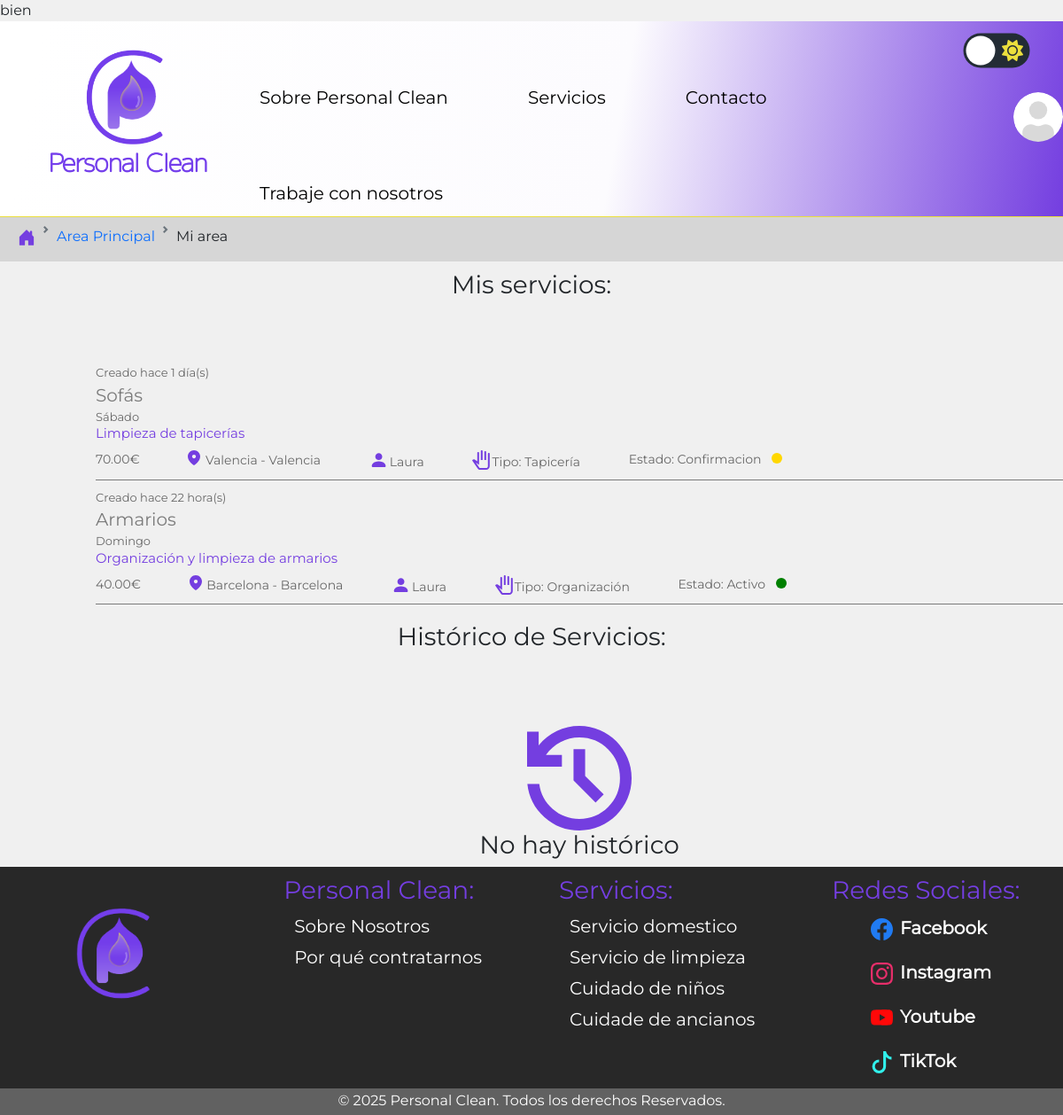
The page /Miarea.php (signed in) on the database as committed earlier.
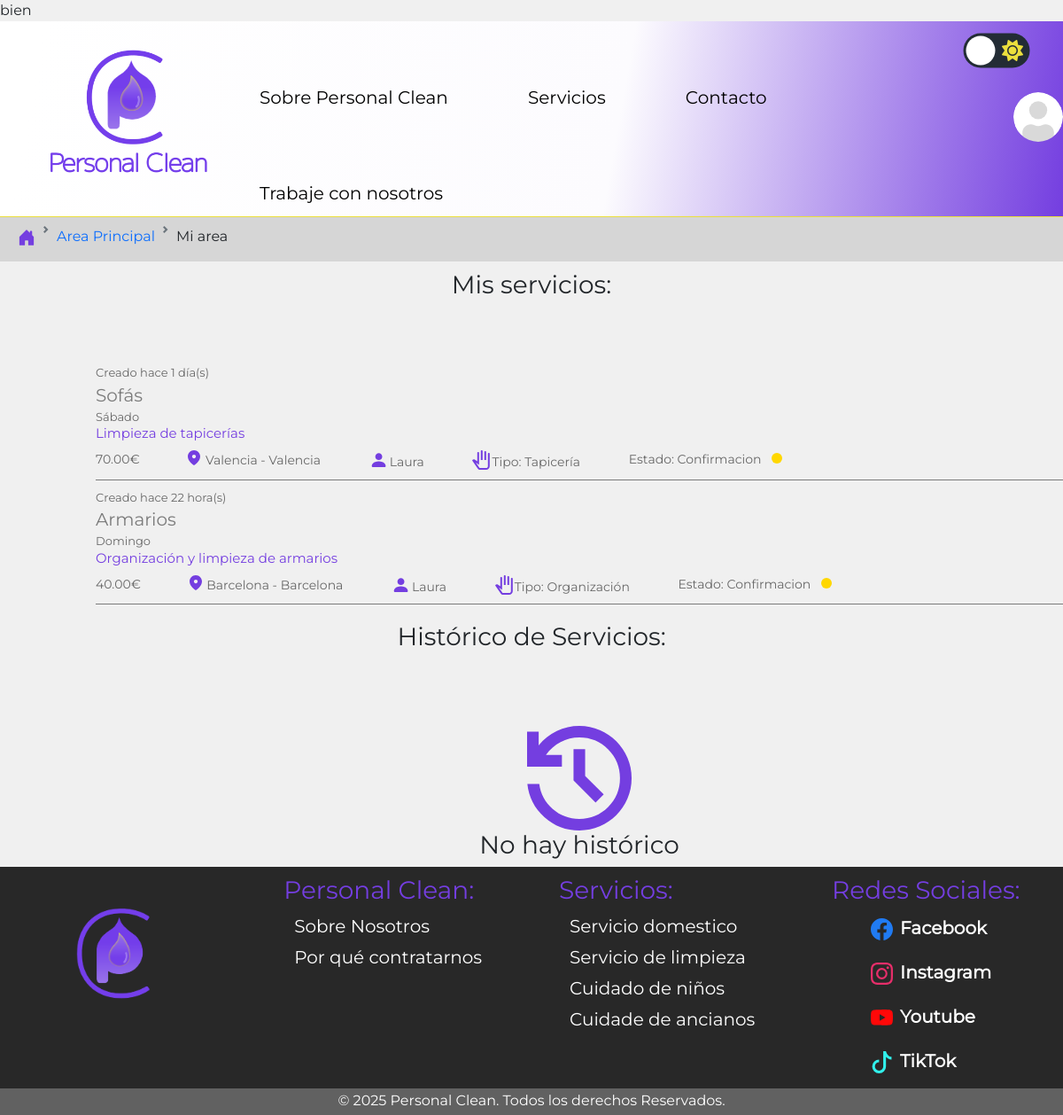
The same page on the database as committed later.
### tables this page shows
CREATE TABLE `servicios` (
  `idServicio` int(11) NOT NULL,
  `idcliente` int(11) NOT NULL,
  `idFuncionario` int(11) DEFAULT NULL,
  `fechaServicio` date NOT NULL,
  `estado` enum('activo','terminado','confirmacion') NOT NULL,
  `titulo` varchar(45) NOT NULL,
  `descripcion` varchar(2000) NOT NULL,
  `tipoServicio` varchar(45) NOT NULL,
  `valor` decimal(5,2) NOT NULL,
  `diaServicio` varchar(45) NOT NULL,
  `direccion` varchar(45) DEFAULT NULL,
  `provincia` varchar(100) DEFAULT NULL,
  `ciudad` varchar(100) DEFAULT NULL,
  `valorado` enum('si','no') DEFAULT 'no'
);

CREATE TABLE `clientes` (
  `idCliente` int(11) NOT NULL,
  `nombre` varchar(255) DEFAULT NULL,
  `apellidos` varchar(255) DEFAULT NULL,
  `email` varchar(255) DEFAULT NULL,
  `contraseña` varchar(255) DEFAULT NULL,
  `telefono` varchar(20) DEFAULT NULL,
  `f_nacimiento` date DEFAULT NULL,
  `foto_perfil` varchar(255) DEFAULT NULL,
  `notaMedia` float DEFAULT NULL,
  `direccion` varchar(255) DEFAULT NULL,
  `provincia` varchar(100) DEFAULT NULL,
  `ciudad` varchar(100) DEFAULT NULL,
  `codigoPostal` varchar(20) DEFAULT NULL
);

### Miarea.php (the view, shortened to what the changed rows need)
<?php
include './assets/ajax/conexionBD.php';
function tiempoTranscurrido($fecha) {
    $ahora = new DateTime();
    $fechaServicio = new DateTime($fecha);
    $diferencia = $ahora->diff($fechaServicio);
    if ($diferencia->y > 0) {
        return $diferencia->y . " año(s)";
    } elseif ($diferencia->m > 0) {
        return $diferencia->m . " mes(es)";
    } elseif ($diferencia->d > 0) {
        return $diferencia->d . " día(s)";
    } elseif ($diferencia->h > 0) {
        return $diferencia->h . " hora(s)";
    } elseif ($diferencia->i > 0) {
        return $diferencia->i . " minuto(s)";
    } else {
        return "Hace instantes";
    }
}
$tipoUsuario = $_SESSION['usuario']['tipo'];
$idUsuario = ($tipoUsuario === 'clientes') ? $_SESSION['usuario']['idCliente'] : $_SESSION['usuario']['idFuncionarios'];
$sqlActivos = "SELECT s.*, c.nombre AS nombre_cliente, f.nombre AS nombre_funcionario
               FROM servicios s
               LEFT JOIN clientes c ON s.idcliente = c.idcliente
               LEFT JOIN funcionarios f ON s.idFuncionario = f.idFuncionarios
               WHERE s.estado IN ('activo', 'confirmacion')
               AND " . ($tipoUsuario === 'clientes' ? "s.idCliente = :idUsuario" : "s.idFuncionario = :idUsuario");
$stmtActivos = $conexion->prepare($sqlActivos);
$stmtActivos->bindValue(':idUsuario', $idUsuario, PDO::PARAM_INT);
$stmtActivos->execute();
$serviciosActivos = $stmtActivos->fetchAll(PDO::FETCH_ASSOC);
?>
<!DOCTYPE html>
<html lang="es">
<head>
     <link href="https://cdn.jsdelivr.net/npm/bootstrap@5.3.0-alpha1/dist/css/bootstrap.min.css" rel="stylesheet" />
    <link href="https://unpkg.com/aos@2.3.1/dist/aos.css" rel="stylesheet" />
    <link rel="stylesheet" href="./assets/estilos.css" />
</head>
<body>
    <?php include_once './assets/headerLogueado.php'; ?>
    <div class="soyPrincipal">
        <div class="listadoGeneral">
            <?php if (!empty($serviciosActivos)): ?>
                <?php foreach ($serviciosActivos as $servicio): ?>
                    <div class="elementoCaja">
                        <p class="elementoCaja-timeinfo">Creado hace <span><?php echo tiempoTranscurrido($servicio['fechaServicio']); ?></span></p>
                        <p class="elementoCaja-tituloServ"><?php echo htmlspecialchars($servicio['titulo']); ?></p>
                        <p class="elementoCaja-timeinfo"><?php echo htmlspecialchars($servicio['diaServicio']); ?></p>
                        <p class="elementoCaja-descripcion"><?php echo htmlspecialchars($servicio['descripcion']); ?></p>
                        <div class="elementoCaja-data">
                            <p class="data-dinero"><span><?php echo htmlspecialchars($servicio['valor']); ?></span>€</p>
                            <p class="data-localidad"><img src="./assets/images/mappoint.svg" alt=""> <?php echo htmlspecialchars($servicio['provincia'] . " - " . $servicio['ciudad']); ?></p>
                            <p class="data-person"><img src="./assets/images/personpc.svg" alt=""><span><?php echo htmlspecialchars($servicio['nombre_cliente']); ?></span></p>
                            <p class="data-twork"><img src="./assets/images/handwork.svg" alt=""><span>Tipo:</span> <?php echo htmlspecialchars($servicio['tipoServicio']); ?></p>
                            <p class="data-estado">
                                <?php
                                    echo "Estado: " . ucfirst($servicio['estado']);
                                    $clase = ($servicio['estado'] === 'activo') ? 'estado-activo' : 'estado-confirmacion';
                                ?>
                                <span class="estado-indicador <?php echo $clase; ?>"></span>
                            </p>
                        </div>
                    </div>
                <?php endforeach; ?>
            <?php else: ?>
                <p class="centrado">No hay servicios activos.</p>
            <?php endif; ?>
        </div>
    </div>
</body>
</html>

Rows that differ between the two databases and show on the page:
changed servicios "Armarios": estado "Activo" → "Confirmacion"
